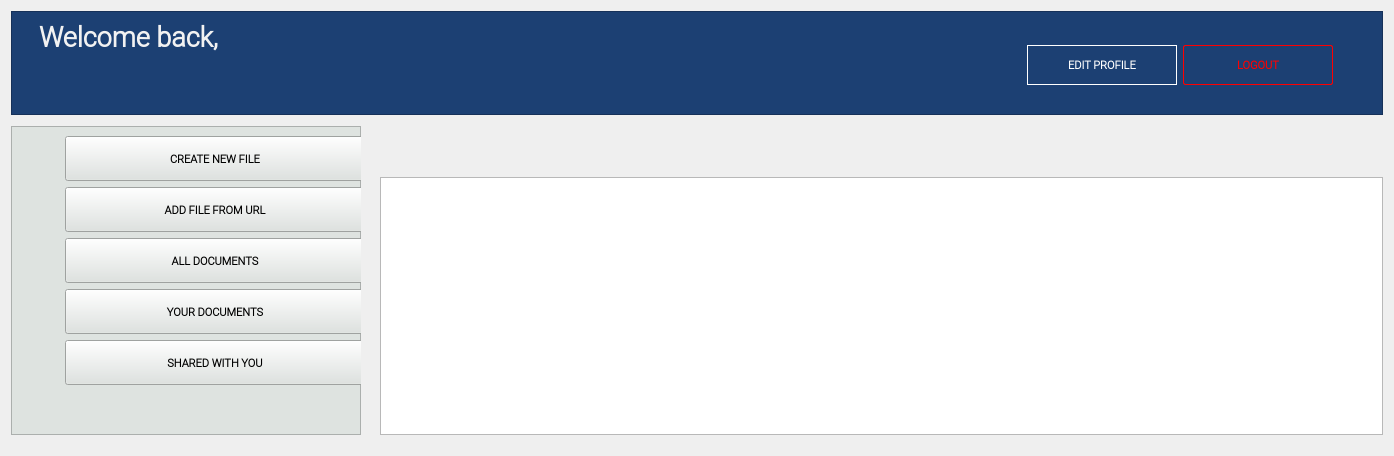
  <widget class="QWidget" name="user_page">
   <property name="font">
    <font>
     <family>Roboto Light</family>
    </font>
   </property>
   <layout class="QVBoxLayout" name="verticalLayout_18">
    <item>
     <layout class="QVBoxLayout" name="verticalLayout_17">
      <item>
       <widget class="QFrame" name="frame_2">
        <property name="minimumSize">
         <size>
          <width>0</width>
          <height>100</height>
         </size>
        </property>
        <property name="styleSheet">
         <string notr="true">background-color: #1C4073;</string>
        </property>
        <property name="frameShape">
         <enum>QFrame::StyledPanel</enum>
        </property>
        <property name="frameShadow">
         <enum>QFrame::Raised</enum>
        </property>
        <layout class="QHBoxLayout" name="horizontalLayout_20">
         <item>
          <layout class="QVBoxLayout" name="verticalLayout_21">
           <item>
            <widget class="QLabel" name="label">
             <property name="minimumSize">
              <size>
               <width>250</width>
               <height>0</height>
              </size>
             </property>
             <property name="font">
              <font>
               <family>Roboto Light</family>
               <weight>75</weight>
               <italic>false</italic>
               <bold>true</bold>
              </font>
             </property>
             <property name="styleSheet">
              <string notr="true">
background-color: transparent;
color:  #f2f2f2;
margin-left: 15px;</string>
             </property>
             <property name="text">
              <string>&lt;html&gt;&lt;head/&gt;&lt;body&gt;&lt;p&gt;&lt;span style=&quot; font-size:20pt;&quot;&gt;Welcome back,&lt;/span&gt;&lt;/p&gt;&lt;/body&gt;&lt;/html&gt;</string>
             </property>
            </widget>
           </item>
           <item>
            <widget class="QLabel" name="label_username_user_page">
             <property name="minimumSize">
              <size>
               <width>400</width>
               <height>0</height>
              </size>
             </property>
             <property name="maximumSize">
              <size>
               <width>16777215</width>
               <height>45</height>
              </size>
             </property>
             <property name="font">
              <font>
               <family>Roboto Thin</family>
               <pointsize>20</pointsize>
               <italic>true</italic>
              </font>
             </property>
             <property name="styleSheet">
              <string notr="true">
background-color: transparent;
margin-left: 15px;
color:  #f2f2f2;</string>
             </property>
             <property name="text">
              <string>&lt;html&gt;&lt;head/&gt;&lt;body&gt;&lt;p&gt;&lt;br/&gt;&lt;/p&gt;&lt;/body&gt;&lt;/html&gt;</string>
             </property>
            </widget>
           </item>
          </layout>
         </item>
         <item>
          <spacer name="horizontalSpacer_15">
           <property name="orientation">
            <enum>Qt::Horizontal</enum>
           </property>
           <property name="sizeType">
            <enum>QSizePolicy::Maximum</enum>
           </property>
           <property name="sizeHint" stdset="0">
            <size>
             <width>600</width>
             <height>20</height>
            </size>
           </property>
          </spacer>
         </item>
         <item>
          <layout class="QHBoxLayout" name="horizontalLayout_19">
           <item>
            <widget class="QPushButton" name="user_edit_profile_pushButton">
             <property name="minimumSize">
              <size>
               <width>150</width>
               <height>45</height>
              </size>
             </property>
             <property name="maximumSize">
              <size>
               <width>150</width>
               <height>45</height>
              </size>
             </property>
             <property name="font">
              <font>
               <family>Roboto Light</family>
               <pointsize>8</pointsize>
               <weight>87</weight>
               <bold>true</bold>
              </font>
             </property>
             <property name="cursor">
              <cursorShape>PointingHandCursor</cursorShape>
             </property>
             <property name="styleSheet">
              <string notr="true">margin-top: 5px;
color: white;
border: 1px solid white;
background-color:  transparent;
</string>
             </property>
             <property name="text">
              <string>EDIT PROFILE</string>
             </property>
            </widget>
           </item>
           <item>
            <widget class="QPushButton" name="user_logout_pushButton">
             <property name="minimumSize">
              <size>
               <width>150</width>
               <height>45</height>
              </size>
             </property>
             <property name="maximumSize">
              <size>
               <width>150</width>
               <height>45</height>
              </size>
             </property>
             <property name="font">
              <font>
               <family>Roboto Light</family>
               <pointsize>8</pointsize>
               <weight>87</weight>
               <bold>true</bold>
              </font>
             </property>
             <property name="cursor">
              <cursorShape>PointingHandCursor</cursorShape>
             </property>
             <property name="styleSheet">
              <string notr="true">border-radius: 2px;
margin-top: 5px;
color: red;
border: 1px solid red;
background-color:  transparent;
</string>
             </property>
             <property name="text">
              <string>LOGOUT</string>
             </property>
            </widget>
           </item>
          </layout>
         </item>
         <item>
          <spacer name="horizontalSpacer_16">
           <property name="orientation">
            <enum>Qt::Horizontal</enum>
           </property>
           <property name="sizeType">
            <enum>QSizePolicy::Maximum</enum>
           </property>
           <property name="sizeHint" stdset="0">
            <size>
             <width>40</width>
             <height>40</height>
            </size>
           </property>
          </spacer>
         </item>
        </layout>
       </widget>
      </item>
     </layout>
    </item>
    <item>
     <spacer name="verticalSpacer_15">
      <property name="orientation">
       <enum>Qt::Vertical</enum>
      </property>
      <property name="sizeType">
       <enum>QSizePolicy::Maximum</enum>
      </property>
      <property name="sizeHint" stdset="0">
       <size>
        <width>20</width>
        <height>5</height>
       </size>
      </property>
     </spacer>
    </item>
    <item>
     <layout class="QHBoxLayout" name="horizontalLayout_14">
      <item>
       <widget class="QFrame" name="frame">
        <property name="minimumSize">
         <size>
          <width>350</width>
          <height>0</height>
         </size>
        </property>
        <property name="maximumSize">
         <size>
          <width>350</width>
          <height>16777215</height>
         </size>
        </property>
        <property name="styleSheet">
         <string notr="true">background-color: #dee3e0;</string>
        </property>
        <property name="frameShape">
         <enum>QFrame::StyledPanel</enum>
        </property>
        <property name="frameShadow">
         <enum>QFrame::Raised</enum>
        </property>
        <layout class="QVBoxLayout" name="verticalLayout_20">
         <item>
          <layout class="QHBoxLayout" name="horizontalLayout_13">
           <item>
            <widget class="QLabel" name="label_7">
             <property name="minimumSize">
              <size>
               <width>38</width>
               <height>38</height>
              </size>
             </property>
             <property name="maximumSize">
              <size>
               <width>38</width>
               <height>38</height>
              </size>
             </property>
             <property name="styleSheet">
              <string notr="true">padding: 4px;
background-color: transparent;</string>
             </property>
             <property name="text">
              <string/>
             </property>
             <property name="pixmap">
              <pixmap resource="resource.qrc">:/images/new_doc.png</pixmap>
             </property>
             <property name="scaledContents">
              <bool>true</bool>
             </property>
            </widget>
           </item>
           <item>
            <widget class="QPushButton" name="user_create_file_pushButton">
             <property name="minimumSize">
              <size>
               <width>300</width>
               <height>45</height>
              </size>
             </property>
             <property name="maximumSize">
              <size>
               <width>16777215</width>
               <height>45</height>
              </size>
             </property>
             <property name="font">
              <font>
               <family>Roboto Light</family>
               <pointsize>8</pointsize>
               <weight>87</weight>
               <bold>true</bold>
              </font>
             </property>
             <property name="cursor">
              <cursorShape>PointingHandCursor</cursorShape>
             </property>
             <property name="styleSheet">
              <string notr="true"/>
             </property>
             <property name="text">
              <string>CREATE NEW FILE</string>
             </property>
            </widget>
           </item>
          </layout>
         </item>
         <item>
          <layout class="QHBoxLayout" name="horizontalLayout_15">
           <item>
            <widget class="QLabel" name="label_9">
             <property name="minimumSize">
              <size>
               <width>38</width>
               <height>38</height>
              </size>
             </property>
             <property name="maximumSize">
              <size>
               <width>38</width>
               <height>38</height>
              </size>
             </property>
             <property name="styleSheet">
              <string notr="true">padding: 4px;
background-color: transparent;</string>
             </property>
             <property name="text">
              <string/>
             </property>
             <property name="pixmap">
              <pixmap resource="resource.qrc">:/images/shared_doc.png</pixmap>
             </property>
             <property name="scaledContents">
              <bool>true</bool>
             </property>
            </widget>
           </item>
           <item>
            <widget class="QPushButton" name="user_add_pushButton">
             <property name="minimumSize">
              <size>
               <width>300</width>
               <height>45</height>
              </size>
             </property>
             <property name="maximumSize">
              <size>
               <width>350</width>
               <height>45</height>
              </size>
             </property>
             <property name="font">
              <font>
               <family>Roboto Light</family>
               <pointsize>8</pointsize>
               <weight>87</weight>
               <bold>true</bold>
              </font>
             </property>
             <property name="cursor">
              <cursorShape>PointingHandCursor</cursorShape>
             </property>
             <property name="styleSheet">
              <string notr="true"/>
             </property>
             <property name="text">
              <string>ADD FILE FROM URL</string>
             </property>
            </widget>
           </item>
          </layout>
         </item>
         <item>
          <layout class="QHBoxLayout" name="horizontalLayout_16">
           <item>
            <widget class="QLabel" name="label_11">
             <property name="minimumSize">
              <size>
               <width>38</width>
               <height>38</height>
              </size>
             </property>
             <property name="maximumSize">
              <size>
               <width>38</width>
               <height>38</height>
              </size>
             </property>
             <property name="styleSheet">
              <string notr="true">
background-color: transparent;padding: 4px;</string>
             </property>
             <property name="text">
              <string/>
             </property>
             <property name="pixmap">
              <pixmap resource="resource.qrc">:/images/all_files.png</pixmap>
             </property>
             <property name="scaledContents">
              <bool>true</bool>
             </property>
            </widget>
           </item>
           <item>
            <widget class="QPushButton" name="user_all_documents_pushButton">
             <property name="minimumSize">
              <size>
               <width>300</width>
               <height>45</height>
              </size>
             </property>
             <property name="maximumSize">
              <size>
               <width>16777215</width>
               <height>45</height>
              </size>
             </property>
             <property name="font">
              <font>
               <family>Roboto Light</family>
               <pointsize>8</pointsize>
               <weight>87</weight>
               <bold>true</bold>
              </font>
             </property>
             <property name="cursor">
              <cursorShape>PointingHandCursor</cursorShape>
             </property>
             <property name="styleSheet">
              <string notr="true"/>
             </property>
             <property name="text">
              <string>ALL DOCUMENTS</string>
             </property>
            </widget>
           </item>
          </layout>
         </item>
         <item>
          <layout class="QHBoxLayout" name="horizontalLayout_17">
           <item>
            <widget class="QLabel" name="label_10">
             <property name="minimumSize">
              <size>
               <width>38</width>
               <height>38</height>
              </size>
             </property>
             <property name="maximumSize">
              <size>
               <width>38</width>
               <height>38</height>
              </size>
             </property>
             <property name="styleSheet">
              <string notr="true">
background-color: transparent;padding: 6px;</string>
             </property>
             <property name="text">
              <string/>
             </property>
             <property name="pixmap">
              <pixmap resource="resource.qrc">:/images/own_files.png</pixmap>
             </property>
             <property name="scaledContents">
              <bool>true</bool>
             </property>
            </widget>
           </item>
           <item>
            <widget class="QPushButton" name="user_own_documents_pushButton">
             <property name="minimumSize">
              <size>
               <width>300</width>
               <height>45</height>
              </size>
             </property>
             <property name="maximumSize">
              <size>
               <width>16777215</width>
               <height>45</height>
              </size>
             </property>
             <property name="font">
              <font>
               <family>Roboto Light</family>
               <pointsize>8</pointsize>
               <weight>87</weight>
               <bold>true</bold>
              </font>
             </property>
             <property name="cursor">
              <cursorShape>PointingHandCursor</cursorShape>
             </property>
             <property name="styleSheet">
              <string notr="true"/>
             </property>
             <property name="text">
              <string>YOUR DOCUMENTS</string>
             </property>
            </widget>
           </item>
          </layout>
         </item>
         <item>
          <layout class="QHBoxLayout" name="horizontalLayout_18">
           <item>
            <widget class="QLabel" name="label_12">
             <property name="minimumSize">
              <size>
               <width>38</width>
               <height>38</height>
              </size>
             </property>
             <property name="maximumSize">
              <size>
               <width>38</width>
               <height>38</height>
              </size>
             </property>
             <property name="styleSheet">
              <string notr="true">
background-color: transparent;padding: 4px;</string>
             </property>
             <property name="text">
              <string/>
             </property>
             <property name="pixmap">
              <pixmap resource="resource.qrc">:/images/shared_files.png</pixmap>
             </property>
             <property name="scaledContents">
              <bool>true</bool>
             </property>
            </widget>
           </item>
           <item>
            <widget class="QPushButton" name="user_shared_documents_pushButton">
             <property name="minimumSize">
              <size>
               <width>300</width>
               <height>45</height>
              </size>
             </property>
             <property name="maximumSize">
              <size>
               <width>16777215</width>
               <height>45</height>
              </size>
             </property>
             <property name="font">
              <font>
               <family>Roboto Light</family>
               <pointsize>8</pointsize>
               <weight>87</weight>
               <bold>true</bold>
              </font>
             </property>
             <property name="cursor">
              <cursorShape>PointingHandCursor</cursorShape>
             </property>
             <property name="styleSheet">
              <string notr="true"/>
             </property>
             <property name="text">
              <string>SHARED WITH YOU</string>
             </property>
            </widget>
           </item>
          </layout>
         </item>
         <item>
          <spacer name="verticalSpacer_13">
           <property name="orientation">
            <enum>Qt::Vertical</enum>
           </property>
           <property name="sizeHint" stdset="0">
            <size>
             <width>20</width>
             <height>40</height>
            </size>
           </property>
          </spacer>
         </item>
        </layout>
       </widget>
      </item>
      <item>
       <layout class="QVBoxLayout" name="verticalLayout_15"/>
      </item>
      <item>
       <spacer name="horizontalSpacer_14">
        <property name="orientation">
         <enum>Qt::Horizontal</enum>
        </property>
        <property name="sizeType">
         <enum>QSizePolicy::Maximum</enum>
        </property>
        <property name="sizeHint" stdset="0">
         <size>
          <width>13</width>
          <height>13</height>
         </size>
        </property>
       </spacer>
      </item>
      <item>
       <layout class="QVBoxLayout" name="verticalLayout_19">
        <item>
         <widget class="QLabel" name="label_list_items">
          <property name="font">
           <font>
            <family>Roboto Light</family>
            <pointsize>14</pointsize>
            <weight>75</weight>
            <italic>false</italic>
            <bold>true</bold>
           </font>
          </property>
          <property name="styleSheet">
           <string notr="true">color:  #102E4A;
margin-left: 15px;
background-color: transparent;</string>
          </property>
          <property name="text">
           <string>&lt;html&gt;&lt;head/&gt;&lt;body&gt;&lt;p&gt;&lt;br/&gt;&lt;/p&gt;&lt;/body&gt;&lt;/html&gt;</string>
          </property>
         </widget>
        </item>
        <item>
         <widget class="QListWidget" name="user_file_listWidget">
          <property name="font">
           <font>
            <family>Roboto</family>
           </font>
          </property>
          <property name="cursor" stdset="0">
           <cursorShape>PointingHandCursor</cursorShape>
          </property>
          <property name="styleSheet">
           <string notr="true"/>
          </property>
         </widget>
        </item>
       </layout>
      </item>
     </layout>
    </item>
    <item>
     <spacer name="verticalSpacer_14">
      <property name="orientation">
       <enum>Qt::Vertical</enum>
      </property>
      <property name="sizeType">
       <enum>QSizePolicy::Maximum</enum>
      </property>
      <property name="sizeHint" stdset="0">
       <size>
        <width>20</width>
        <height>10</height>
       </size>
      </property>
     </spacer>
    </item>
   </layout>
  </widget>
